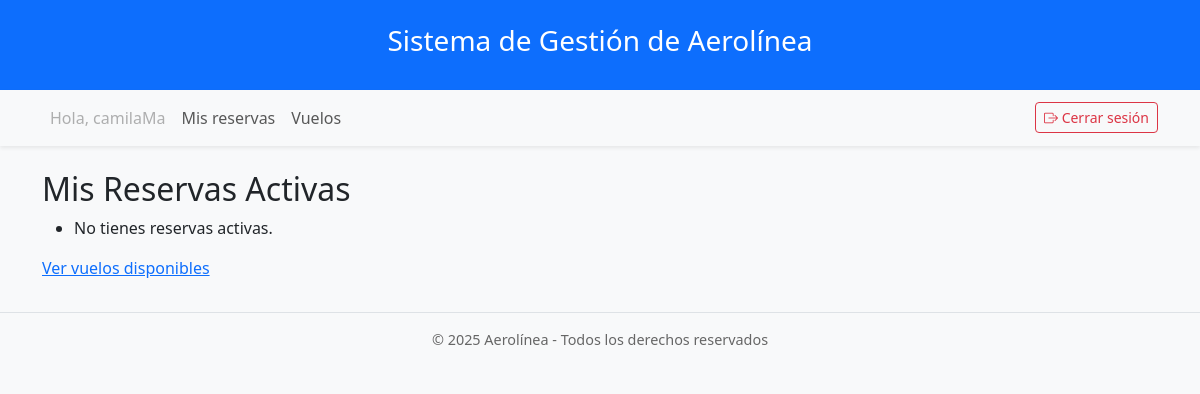
Before: /mis-reservas/ (signed in) with the older database file.
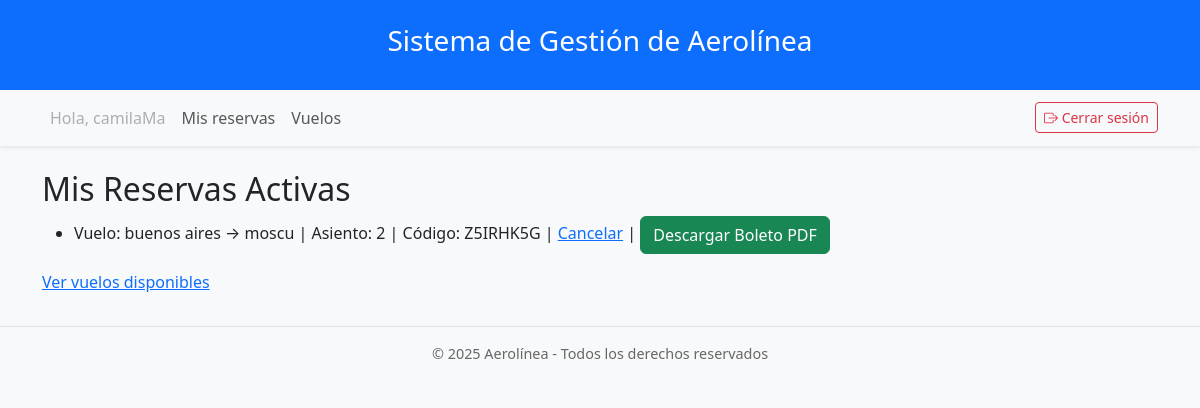
After: the same page with the newer database file.
### core/models.py (models this page shows, shortened)
class Usuario(AbstractUser):
    ROL_CHOICES = (
        ('admin', 'Administrador'),
        ('gestor', 'Gestor de vuelos'),
        ('cliente', 'Cliente / Pasajero'),
    )
    rol = models.CharField(max_length=20, choices=ROL_CHOICES, default='cliente')

class Reserva(models.Model):
    vuelo = models.ForeignKey(Vuelo, on_delete=models.CASCADE, related_name='reservas')
    pasajero = models.ForeignKey(Pasajero, on_delete=models.CASCADE, related_name='reservas')
    asiento = models.ForeignKey(Asiento, on_delete=models.PROTECT, related_name='reservas')  # cambiado de OneToOne a ForeignKey
    ESTADO_CHOICES = (
        ('activa', 'Activa'),
        ('cancelada', 'Cancelada'),
        ('finalizada', 'Finalizada'),
    )
    estado = models.CharField(max_length=10, choices=ESTADO_CHOICES, default='activa')
    fecha_reserva = models.DateTimeField(auto_now_add=True)
    precio = models.DecimalField(max_digits=10, decimal_places=2)
    codigo_reserva = models.CharField(max_length=12, unique=True)
    class Meta:
        constraints = [
            models.UniqueConstraint(fields=['vuelo', 'asiento'], name='reserva_asiento_unico_por_vuelo'),
            models.UniqueConstraint(fields=['vuelo', 'pasajero'], name='reserva_pasajero_unico_por_vuelo'),
        ]

class Vuelo(models.Model):
    avion = models.ForeignKey(Avion, on_delete=models.PROTECT, related_name='vuelos')
    origen = models.CharField(max_length=100)
    destino = models.CharField(max_length=100)
    fecha_salida = models.DateTimeField()
    fecha_llegada = models.DateTimeField()
    duracion = models.DurationField()
    estado = models.CharField(max_length=20, default='activo')
    precio_base = models.DecimalField(max_digits=10, decimal_places=2)
    gestores = models.ManyToManyField(Usuario, related_name='vuelos_gestionados', limit_choices_to={'rol': 'gestor'}, blank=True)

class Asiento(models.Model):
    avion = models.ForeignKey(Avion, on_delete=models.CASCADE, related_name='asientos')
    numero = models.CharField(max_length=10)
    fila = models.PositiveIntegerField()
    columna = models.CharField(max_length=1)
    tipo = models.CharField(max_length=20, blank=True)
    ESTADO_CHOICES = (
        ('disponible', 'Disponible'),
        ('reservado', 'Reservado'),
        ('ocupado', 'Ocupado'),
    )
    estado = models.CharField(max_length=10, choices=ESTADO_CHOICES, default='disponible')
    class Meta:
        unique_together = ('avion', 'numero')

### core/views.py (the view)
# urls.py: path('mis-reservas/', views.mis_reservas, name='mis_reservas'),
@login_required
def mis_reservas(request):
    try:
        pasajero = request.user.pasajero
    except Pasajero.DoesNotExist:
        messages.error(request, "Debes completar tu perfil para ver tus reservas.")
        return redirect('perfil_pasajero')
    reservas = Reserva.objects.filter(pasajero=pasajero, estado='activa').select_related('vuelo', 'asiento')
    return render(request, 'core/mis_reservas.html', {'reservas': reservas})

### core/templates/core/mis_reservas.html (shortened to what this page needs)
{% extends 'base.html' %}
{% block content %}
<h2>Mis Reservas Activas</h2>
<ul>
  {% for reserva in reservas %}
    <li>
      Vuelo: {{ reserva.vuelo.origen }} → {{ reserva.vuelo.destino }} |
      Asiento: {{ reserva.asiento.numero }} |
      Código: {{ reserva.codigo_reserva }} |
      <a href="{% url 'cancelar_reserva' reserva.id %}">Cancelar</a> |
      <a href="{% url 'generar_boleto_pdf' reserva.id %}" class="btn btn-success">
        Descargar Boleto PDF
      </a>
    </li>
  {% empty %}
    <li>No tienes reservas activas.</li>
  {% endfor %}
</ul>
<a href="{% url 'vuelos_list' %}">Ver vuelos disponibles</a>
{% endblock %}

### core/templates/base.html (shortened to what this page needs)
<!DOCTYPE html>
<html lang="es">
<head>
    <link href="https://cdn.jsdelivr.net/npm/bootstrap@5.3.3/dist/css/bootstrap.min.css" rel="stylesheet">
</head>
<body>
    <header class="bg-primary text-white py-4 shadow">
        <div class="container text-center">
            <h1 class="h3">Sistema de Gestión de Aerolínea</h1>
        </div>
    </header>
    <nav class="navbar navbar-expand-md navbar-light bg-light shadow-sm">
        <div class="container">
            <ul class="navbar-nav me-auto">
                {% if user.is_authenticated %}
                    <li class="nav-item">
                        <span class="nav-link disabled">Hola, {{ user.username }}</span>
                    </li>
                    <li class="nav-item">
                        <a class="nav-link" href="{% url 'mis_reservas' %}">Mis reservas</a>
                    </li>
                    <li class="nav-item">
                        <a class="nav-link" href="{% url 'vuelos_list' %}">Vuelos</a>
                    </li>
                {% endif %}
            </ul>
            {% if user.is_authenticated %}
            <form action="{% url 'logout' %}" method="post" class="d-flex ms-auto">
                <button type="submit" class="btn btn-outline-danger btn-sm">
                    <i class="bi bi-box-arrow-right"></i> Cerrar sesión
                </button>
            </form>
            {% endif %}
        </div>
    </nav>
    <main class="container mt-4">
        {% block content %}{% endblock %}
    </main>
    <footer>
        &copy; {{ year|default:"2025" }} Aerolínea - Todos los derechos reservados
    </footer>
    <link href="https://cdn.jsdelivr.net/npm/bootstrap-icons@1.11.3/font/bootstrap-icons.css" rel="stylesheet">
</body>
</html>

### core/templates/base.html (style rules this page uses)
body { background-color: #f8f9fa; }
footer { text-align: center; font-size: 0.9rem; color: #666; padding: 1rem 0; border-top: 1px solid #dee2e6; margin-top: 2rem; }

Changed rows visible on the page:
added Reserva: vuelo.origen "buenos aires", vuelo.destino "moscu", asiento.numero "2", codigo_reserva "Z5IRHK5G"
Other visible differences:
text no longer shown: "No tienes reservas activas."
